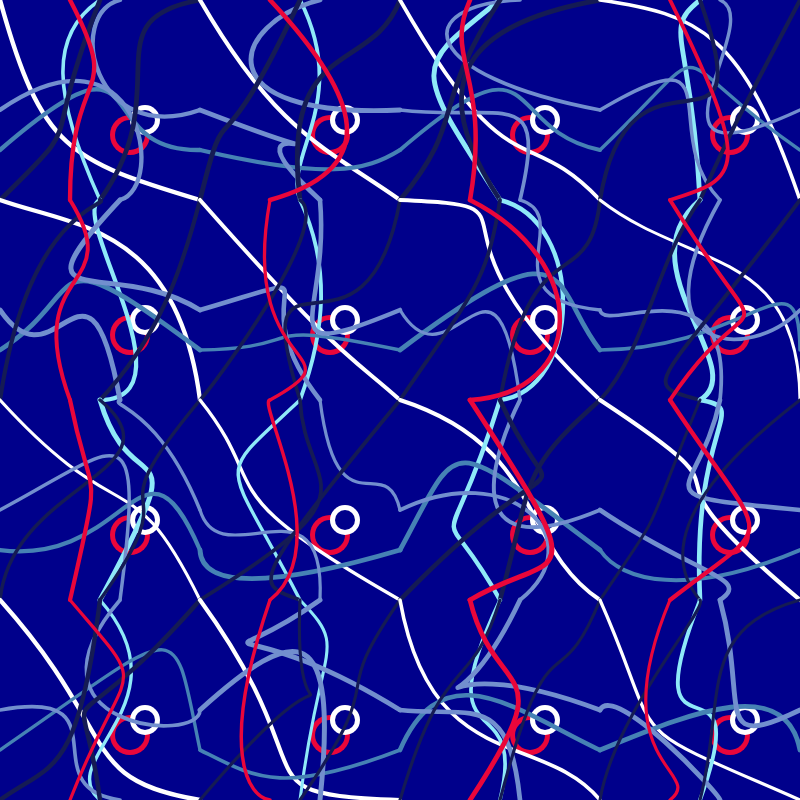
Frame 1 (no input)
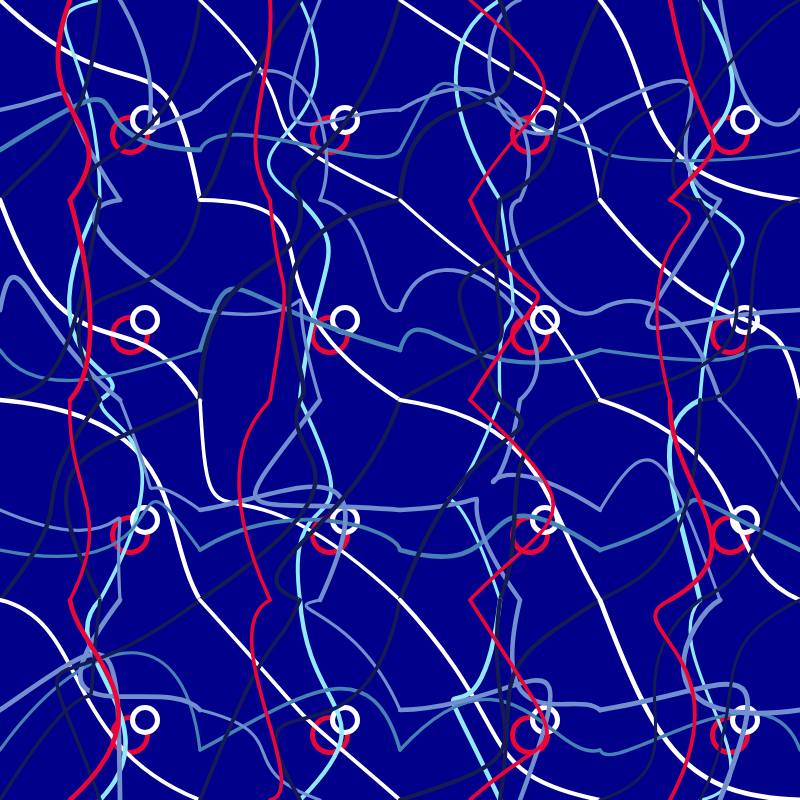
Frame 60 (no input)
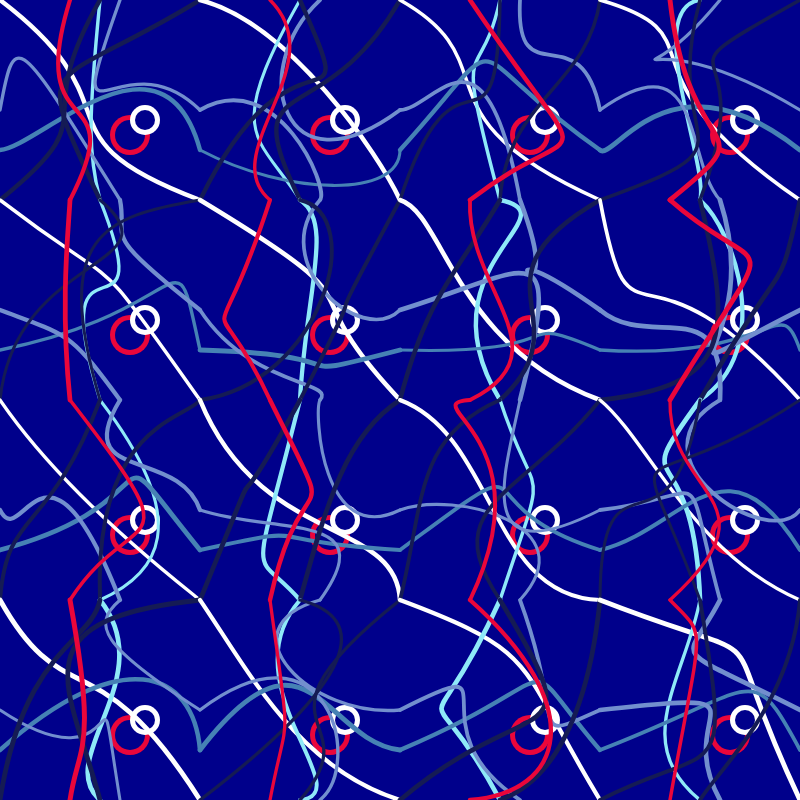
Frame 120 (the mouse pressed at the canvas centre since frame 60)

The p5.js sketch that drew these frames (run headless with seeded random() and noise() and a simulated clock; from frame 60 on, the mouse is pressed at the canvas centre):

// p5.js sketch
// ── sketch.js
function setup() {
  createCanvas(800, 800);
  // noLoop();
}

function draw() {
  // background('rgb(120, 190, 33)');
  // background('rgb(239, 51, 64)');
  // background('rgb(255, 130, 0)');
  // background('rgb(0, 114, 206)');
  // background('rgb(233, 60, 172)');
  // background('rgb(65, 182, 230)');
  // background('rgb(167, 123, 202)');
  // background('rgb(160, 146, 0)');
  // background('rgb(241, 198, 166)');
  background('#00008B');

  for (let i = 0; i < 800; i += 200) {
    for (let j = 0; j < 800; j += 200) {
      push();
      translate(i, j);

      noStroke();
      // fill('#8fe9f8');
      // quad(30, 75, 58, 20, 86, 25, 65, 40);

      fill('#ea063a');
      circle(130, 135, 40);

      fill('#00008B');
      circle(130, 135, 30);

      fill('white');
      circle(145, 120, 30);

      fill('#00008B');
      circle(145, 120, 20);

      noFill();
      stroke('white');
      strokeWeight(random(3, 5));
      bezier(0, 0, random(200), random(200), random(200), random(200), 200, 200);

      stroke('#8fe9f8');
      strokeWeight(random(3, 5));
      bezier(100, 0, random(200), random(200), random(200), random(200), 100, 200);

      stroke('#4682b4');
      strokeWeight(random(3, 5));
      bezier(0, 150, random(200), random(200), random(200), random(200), 200, 150);

      stroke('#728fce');
      strokeWeight(random(3, 5));
      bezier(0, 110, random(200), random(200), random(200), random(200), 120, 200);
      bezier(120, 0, random(200), random(200), random(200), random(200), 200, 110);

      stroke('#151b54');
      strokeWeight(random(3, 5));
      bezier(0, 200, random(200), random(200), random(200), random(200), 100, 0);
      bezier(100, 200, random(200), random(200), random(200), random(200), 200, 0);

      stroke('#ea063a');
      strokeWeight(random(3, 5));
      bezier(70, 200, random(200), random(200), random(200), random(200), 70, 0);

      pop();
    }
  }
}
